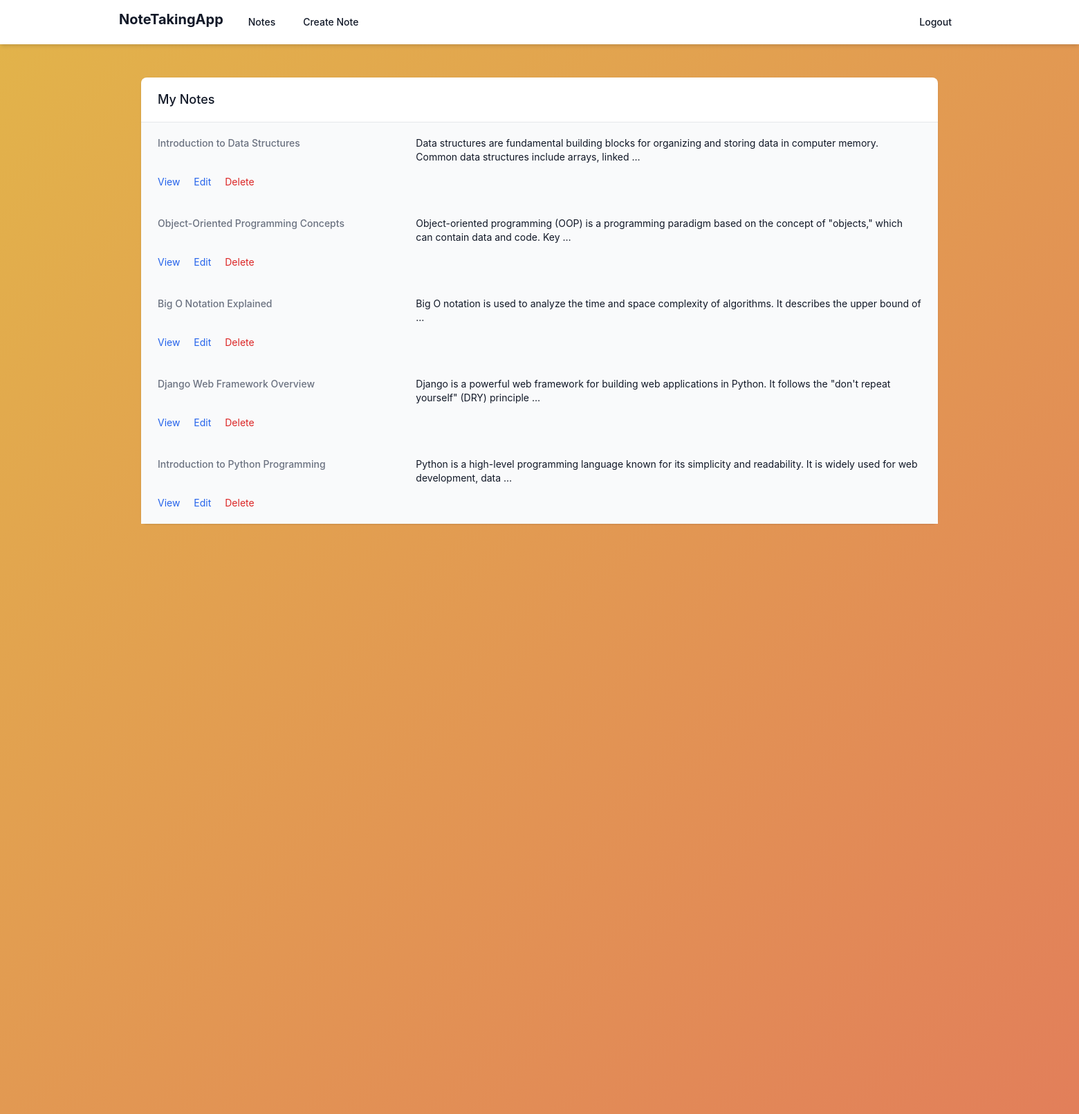
The app's page / (signed in) with its own data.
### notes/models.py (models this page shows, shortened)
class Note(models.Model):
    title = models.CharField(max_length=200)
    content = models.TextField()
    created_at = models.DateTimeField(auto_now_add=True)
    updated_at = models.DateTimeField(auto_now=True)
    user = models.ForeignKey(User, on_delete=models.CASCADE)

### notes/views.py (the view)
# urls.py: path('', views.note_list, name='note_list'),
@login_required
def note_list(request):
    notes = Note.objects.filter(user=request.user)
    return render(request, 'notes/note_list.html', {'notes': notes})

### templates/notes/note_list.html (shortened to what this page needs)
{% extends "base.html" %}
{% block content %}
<div class="max-w-7xl mx-auto py-6 sm:px-6 lg:px-8">
    <div class="bg-white shadow sm:rounded-lg">
        <div class="px-4 py-5 sm:px-6">
            <h3 class="text-lg leading-6 font-medium text-gray-900">My Notes</h3>
        </div>
        <div class="border-t border-gray-200">
            <dl>
                {% for note in notes %}
                    <div class="bg-gray-50 px-4 py-5 sm:grid sm:grid-cols-3 sm:gap-4 sm:px-6">
                        <dt class="text-sm font-medium text-gray-500">{{ note.title }}</dt>
                        <dd class="mt-1 text-sm text-gray-900 sm:mt-0 sm:col-span-2">{{ note.content|truncatewords:20 }}</dd>
                        <dd class="mt-1 text-sm text-gray-900 sm:mt-0 sm:col-span-2">
                            <a href="{% url 'note_detail' note.pk %}" class="text-blue-600 hover:text-blue-900">View</a>
                            <a href="{% url 'note_edit' note.pk %}" class="ml-4 text-blue-600 hover:text-blue-900">Edit</a>
                            <a href="{% url 'note_delete' note.pk %}" class="ml-4 text-red-600 hover:text-red-900">Delete</a>
                        </dd>
                    </div>
                {% empty %}
                    <div class="bg-gray-50 px-4 py-5 sm:px-6">
                        <p class="text-sm text-gray-500">No notes available. <a href="{% url 'note_create' %}" class="text-blue-600 hover:text-blue-900">Create a new note</a>.</p>
                    </div>
                {% endfor %}
            </dl>
        </div>
    </div>
</div>
{% endblock %}

### templates/base.html (shortened to what this page needs)
<!DOCTYPE html>
{% load static tailwind_tags %}
<html lang="en">
<head>
    {% tailwind_css %}
</head>
<body class="relative min-h-screen bg-gray-100 text-gray-900">
    <div class="animated-background"></div>
    <nav class="bg-white shadow-md">
        <div class="max-w-7xl mx-auto px-2 sm:px-6 lg:px-8">
            <div class="relative flex items-center justify-between h-16">
                <div class="flex-1 flex items-center justify-center sm:items-stretch sm:justify-start">
                    <div class="flex-shrink-0">
                        <a href="{% url 'note_list' %}" class="text-xl font-bold text-gray-900">NoteTakingApp</a>
                    </div>
                    <div class="hidden sm:block sm:ml-6">
                        <div class="flex space-x-4">
                            <a href="{% url 'note_list' %}" class="text-gray-900 px-3 py-2 rounded-md text-sm font-medium">Notes</a>
                            <a href="{% url 'note_create' %}" class="text-gray-900 px-3 py-2 rounded-md text-sm font-medium">Create Note</a>
                        </div>
                    </div>
                </div>
                <div class="absolute inset-y-0 right-0 flex items-center pr-2 sm:static sm:inset-auto sm:ml-6 sm:pr-0">
                    {% if user.is_authenticated %}
                        <a href="{% url 'logout' %}" class="text-gray-900 px-3 py-2 rounded-md text-sm font-medium">Logout</a>
                    {% else %}
                        <a href="{% url 'login' %}" class="text-gray-900 px-3 py-2 rounded-md text-sm font-medium">Login</a>
                        <a href="{% url 'signup' %}" class="text-gray-900 px-3 py-2 rounded-md text-sm font-medium">Signup</a>
                    {% endif %}
                </div>
            </div>
        </div>
    </nav>
    <div class="py-6">
        <div class="max-w-7xl mx-auto sm:px-6 lg:px-8">
            {% block content %}{% endblock %}
        </div>
    </div>
</body>
</html>

### templates/base.html (style rules this page uses)
body { font-family: 'Inter', sans-serif; }
.animated-background { position: absolute; width: 200%; height: 200%; background: linear-gradient(-45deg, #4a90e2, #6a4ae2, #e24a6a, #e2b44a); background-size: 400% 400%; animation: gradient 15s ease infinite; z-index: -1; }

### records on screen
Note: title "Introduction to Data Structures", content "Data structures are fundamental building blocks for organizing and storing data in computer memory. Common data structures include arrays, linked …"
Note: title "Object-Oriented Programming Concepts", content "Object-oriented programming (OOP) is a programming paradigm based on the concept of \"objects,\" which can contain data and code. Key …"
Note: title "Big O Notation Explained", content "Big O notation is used to analyze the time and space complexity of algorithms. It describes the upper bound of …"
Note: title "Django Web Framework Overview", content "Django is a powerful web framework for building web applications in Python. It follows the \"don't repeat yourself\" (DRY) principle …"
Note: title "Introduction to Python Programming", content "Python is a high-level programming language known for its simplicity and readability. It is widely used for web development, data …"
